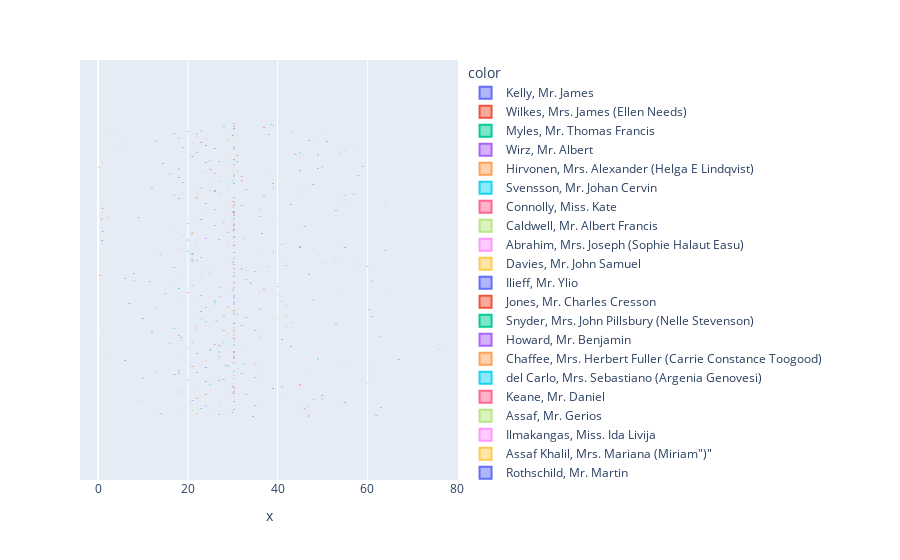

Write notebook code for a chart like this one.
### Code cell
px.box(titanic_data['Sex'],titanic_data['Age'],color=titanic_data['Survived'])
